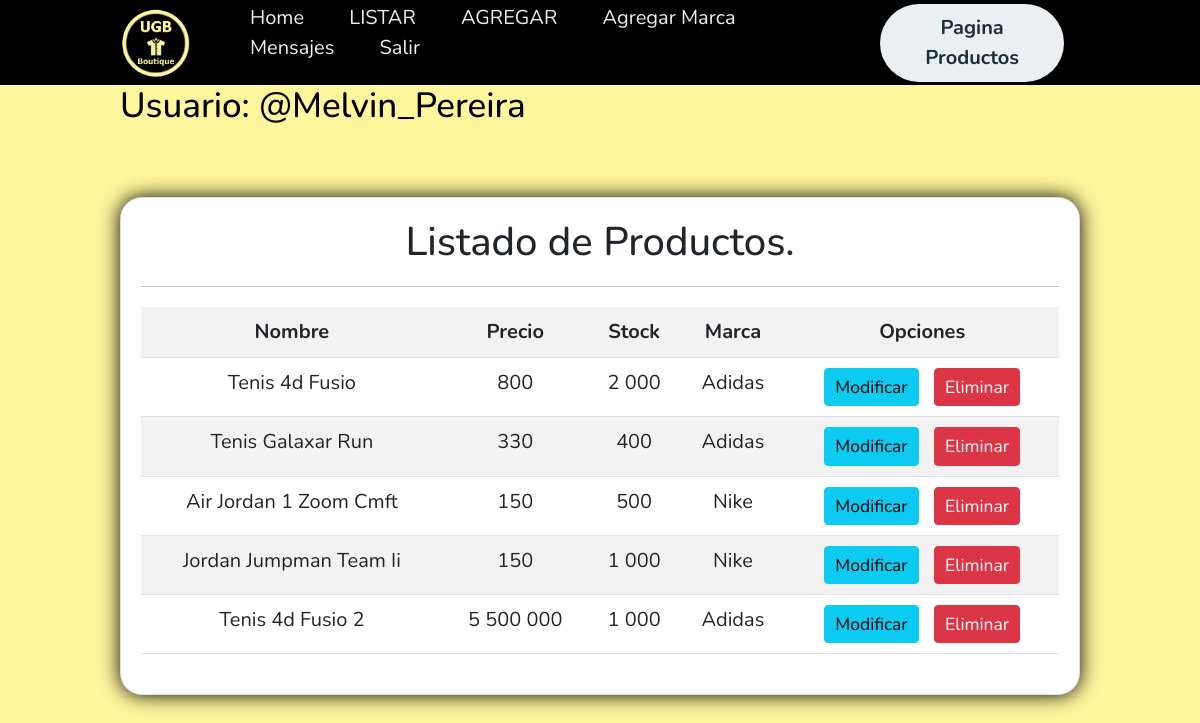
/listar/ (signed in), run on an earlier commit of the app's database.
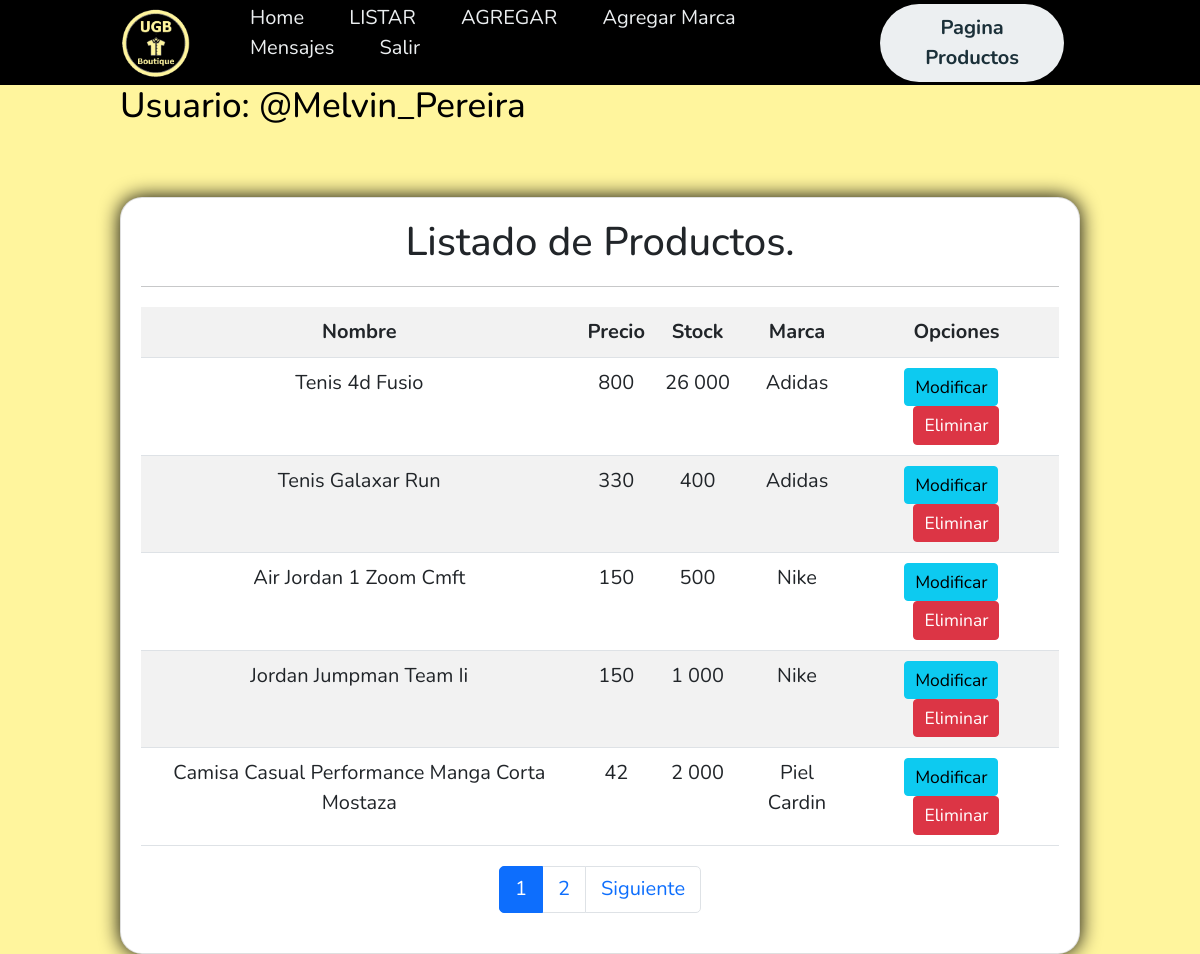
And on a later commit of the database.
### app/models.py (models this page shows, shortened)
class Producto(models.Model):
    nombreProducto = models.CharField(max_length=50)
    precio = models.IntegerField()
    descripcion = models.TextField()
    stock = models.IntegerField()
    nombreMarca = models.ForeignKey(Marca,on_delete=models.PROTECT)
    imagen = models.ImageField(upload_to="producto", null=True)

class Marca(models.Model):
    nombre = models.CharField(max_length=50)
    def __str__(self):
        return self.nombre

### app/views.py (the view)
# urls.py: path('listar/', listar,name="listar"),
@permission_required('app.view_producto')
def listar(request):
    productos = Producto.objects.all()
    page = request.GET.get('page',1)
    try:
        paginator = Paginator(productos,5)
        productos = paginator.page(page)
    except:
        raise Http404
    data ={
        'entity':productos,
        'paginator':paginator
    }
    return render(request,'app/productos/listar.html',data)

### app/templates/app/productos/listar.html (shortened to what this page needs)
{% extends 'app/base.html' %}
{% load humanize %}
{% block contenido %}
<br><br>
<div class="card" >
    <div class="card-body">
        <h2 class="text-center">Listado de Productos.</h2>
        <hr>
        <table class="table table-striped table-hover table.responsive-sm">
            <tr class="text-center">
                <th>Nombre</th>
                <th>Precio</th>
                <th>Stock</th>
                <th>Marca</th>
                <th>Opciones</th>
            </tr>
            {% for p in entity %}
            <tr class="text-center">
                <td>{{ p.nombreProducto | title }}</td>
                <td>{{ p.precio | intcomma }}</td>
                <td>{{ p.stock | intcomma }}</td>
                <td>{{ p.nombreMarca | title }}</td>
                <td>
                    {% if perms.app.change_producto %}
                    <a href="{% url 'modificar' p.id %}" class="btn btn-info btn-sm">Modificar</a>
                    {% endif %}
                    {% if perms.app.delate_producto %}
                    <a href="#" onclick="eliminarProducto({{p.id}})" class="btn btn-danger btn-sm">Eliminar</a>
                    {% endif %}
                </td>
            </tr>
            {% endfor %}
        </table>
        <div>
            {% include 'app/paginator.html' %}
        </div>
    </div>
</div>
{% endblock %}

What changed in the data, as far as the page shows it:
removed Producto: nombreProducto "Tenis 4d Fusio 2", precio "5 500 000", stock "1 000", nombreMarca "Adidas"
changed Producto "Tenis 4d Fusio": stock "2 000" → "26 000"
added Producto: nombreProducto "Camisa Casual Performance Manga Corta Mostaza", precio "42", stock "2 000", nombreMarca "Piel Cardin"
Also different on the page:
new list line: "1"
new list line: "2"
text now shown: "Siguiente"
